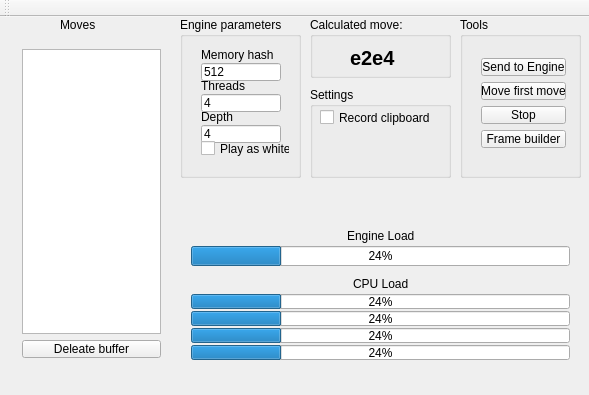
<?xml version="1.0" encoding="UTF-8"?>
<ui version="4.0">
 <class>chessCheat</class>
 <widget class="QMainWindow" name="chessCheat">
  <property name="geometry">
   <rect>
    <x>0</x>
    <y>0</y>
    <width>589</width>
    <height>395</height>
   </rect>
  </property>
  <property name="windowTitle">
   <string>chessCheat</string>
  </property>
  <widget class="QWidget" name="centralWidget">
   <widget class="QGroupBox" name="groupBox">
    <property name="geometry">
     <rect>
      <x>310</x>
      <y>0</y>
      <width>141</width>
      <height>61</height>
     </rect>
    </property>
    <property name="font">
     <font>
      <weight>50</weight>
      <bold>false</bold>
     </font>
    </property>
    <property name="title">
     <string>Calculated move:</string>
    </property>
    <widget class="QLabel" name="solutionLabel">
     <property name="geometry">
      <rect>
       <x>40</x>
       <y>30</y>
       <width>61</width>
       <height>21</height>
      </rect>
     </property>
     <property name="font">
      <font>
       <pointsize>15</pointsize>
       <weight>75</weight>
       <bold>true</bold>
      </font>
     </property>
     <property name="text">
      <string>e2e4</string>
     </property>
    </widget>
   </widget>
   <widget class="QGroupBox" name="groupBox_2">
    <property name="geometry">
     <rect>
      <x>180</x>
      <y>0</y>
      <width>121</width>
      <height>161</height>
     </rect>
    </property>
    <property name="font">
     <font>
      <weight>50</weight>
      <bold>false</bold>
     </font>
    </property>
    <property name="title">
     <string>Engine parameters</string>
    </property>
    <widget class="QWidget" name="layoutWidget">
     <property name="geometry">
      <rect>
       <x>10</x>
       <y>20</y>
       <width>111</width>
       <height>131</height>
      </rect>
     </property>
     <layout class="QVBoxLayout" name="verticalLayout_4">
      <property name="spacing">
       <number>1</number>
      </property>
      <item>
       <widget class="QLabel" name="label">
        <property name="font">
         <font>
          <weight>50</weight>
          <bold>false</bold>
         </font>
        </property>
        <property name="text">
         <string>Memory hash</string>
        </property>
       </widget>
      </item>
      <item>
       <widget class="QLineEdit" name="lEMemHash">
        <property name="minimumSize">
         <size>
          <width>80</width>
          <height>18</height>
         </size>
        </property>
        <property name="maximumSize">
         <size>
          <width>80</width>
          <height>18</height>
         </size>
        </property>
        <property name="text">
         <string>512</string>
        </property>
       </widget>
      </item>
      <item>
       <widget class="QLabel" name="label_6">
        <property name="font">
         <font>
          <weight>50</weight>
          <bold>false</bold>
         </font>
        </property>
        <property name="text">
         <string>Threads</string>
        </property>
       </widget>
      </item>
      <item>
       <widget class="QLineEdit" name="lEThreads">
        <property name="minimumSize">
         <size>
          <width>80</width>
          <height>18</height>
         </size>
        </property>
        <property name="maximumSize">
         <size>
          <width>80</width>
          <height>18</height>
         </size>
        </property>
        <property name="text">
         <string>4</string>
        </property>
       </widget>
      </item>
      <item>
       <widget class="QLabel" name="label_7">
        <property name="font">
         <font>
          <weight>50</weight>
          <bold>false</bold>
         </font>
        </property>
        <property name="text">
         <string>Depth</string>
        </property>
       </widget>
      </item>
      <item>
       <widget class="QLineEdit" name="lEDepth">
        <property name="minimumSize">
         <size>
          <width>80</width>
          <height>18</height>
         </size>
        </property>
        <property name="maximumSize">
         <size>
          <width>80</width>
          <height>18</height>
         </size>
        </property>
        <property name="text">
         <string>4</string>
        </property>
       </widget>
      </item>
      <item>
       <widget class="QCheckBox" name="checkBox_white">
        <property name="text">
         <string>Play as white</string>
        </property>
       </widget>
      </item>
     </layout>
    </widget>
   </widget>
   <widget class="QLabel" name="label_3">
    <property name="geometry">
     <rect>
      <x>60</x>
      <y>0</y>
      <width>57</width>
      <height>15</height>
     </rect>
    </property>
    <property name="text">
     <string>Moves</string>
    </property>
   </widget>
   <widget class="QWidget" name="layoutWidget">
    <property name="geometry">
     <rect>
      <x>180</x>
      <y>200</y>
      <width>401</width>
      <height>153</height>
     </rect>
    </property>
    <layout class="QVBoxLayout" name="verticalLayout">
     <property name="spacing">
      <number>2</number>
     </property>
     <item>
      <layout class="QHBoxLayout" name="horizontalLayout_2">
       <item>
        <spacer name="horizontalSpacer_3">
         <property name="orientation">
          <enum>Qt::Horizontal</enum>
         </property>
         <property name="sizeHint" stdset="0">
          <size>
           <width>40</width>
           <height>20</height>
          </size>
         </property>
        </spacer>
       </item>
       <item>
        <widget class="QLabel" name="label_5">
         <property name="text">
          <string>Engine Load</string>
         </property>
        </widget>
       </item>
       <item>
        <spacer name="horizontalSpacer_4">
         <property name="orientation">
          <enum>Qt::Horizontal</enum>
         </property>
         <property name="sizeHint" stdset="0">
          <size>
           <width>40</width>
           <height>20</height>
          </size>
         </property>
        </spacer>
       </item>
      </layout>
     </item>
     <item>
      <widget class="QProgressBar" name="pBarEngLoad">
       <property name="minimumSize">
        <size>
         <width>0</width>
         <height>20</height>
        </size>
       </property>
       <property name="maximumSize">
        <size>
         <width>16777215</width>
         <height>20</height>
        </size>
       </property>
       <property name="value">
        <number>24</number>
       </property>
      </widget>
     </item>
     <item>
      <spacer name="verticalSpacer">
       <property name="orientation">
        <enum>Qt::Vertical</enum>
       </property>
       <property name="sizeType">
        <enum>QSizePolicy::Fixed</enum>
       </property>
       <property name="sizeHint" stdset="0">
        <size>
         <width>20</width>
         <height>13</height>
        </size>
       </property>
      </spacer>
     </item>
     <item>
      <layout class="QHBoxLayout" name="horizontalLayout">
       <item>
        <spacer name="horizontalSpacer_2">
         <property name="orientation">
          <enum>Qt::Horizontal</enum>
         </property>
         <property name="sizeHint" stdset="0">
          <size>
           <width>40</width>
           <height>20</height>
          </size>
         </property>
        </spacer>
       </item>
       <item>
        <widget class="QLabel" name="label_4">
         <property name="text">
          <string>CPU Load</string>
         </property>
        </widget>
       </item>
       <item>
        <spacer name="horizontalSpacer">
         <property name="orientation">
          <enum>Qt::Horizontal</enum>
         </property>
         <property name="sizeHint" stdset="0">
          <size>
           <width>40</width>
           <height>20</height>
          </size>
         </property>
        </spacer>
       </item>
      </layout>
     </item>
     <item>
      <widget class="QProgressBar" name="pBarCpu_1">
       <property name="minimumSize">
        <size>
         <width>0</width>
         <height>15</height>
        </size>
       </property>
       <property name="maximumSize">
        <size>
         <width>16777215</width>
         <height>15</height>
        </size>
       </property>
       <property name="value">
        <number>24</number>
       </property>
      </widget>
     </item>
     <item>
      <widget class="QProgressBar" name="pBarCpu_2">
       <property name="minimumSize">
        <size>
         <width>0</width>
         <height>15</height>
        </size>
       </property>
       <property name="maximumSize">
        <size>
         <width>16777215</width>
         <height>15</height>
        </size>
       </property>
       <property name="value">
        <number>24</number>
       </property>
      </widget>
     </item>
     <item>
      <widget class="QProgressBar" name="pBarCpu_3">
       <property name="minimumSize">
        <size>
         <width>0</width>
         <height>15</height>
        </size>
       </property>
       <property name="maximumSize">
        <size>
         <width>16777215</width>
         <height>15</height>
        </size>
       </property>
       <property name="value">
        <number>24</number>
       </property>
      </widget>
     </item>
     <item>
      <widget class="QProgressBar" name="pBarCpu_4">
       <property name="minimumSize">
        <size>
         <width>0</width>
         <height>15</height>
        </size>
       </property>
       <property name="maximumSize">
        <size>
         <width>16777215</width>
         <height>15</height>
        </size>
       </property>
       <property name="value">
        <number>24</number>
       </property>
      </widget>
     </item>
    </layout>
   </widget>
   <widget class="QWidget" name="layoutWidget">
    <property name="geometry">
     <rect>
      <x>11</x>
      <y>21</y>
      <width>161</width>
      <height>331</height>
     </rect>
    </property>
    <layout class="QVBoxLayout" name="verticalLayout_3">
     <item>
      <widget class="QPlainTextEdit" name="plainTextEdit_movesArena"/>
     </item>
     <item>
      <widget class="QPushButton" name="pushButton_delBuf">
       <property name="maximumSize">
        <size>
         <width>16777215</width>
         <height>18</height>
        </size>
       </property>
       <property name="text">
        <string>Deleate buffer</string>
       </property>
      </widget>
     </item>
    </layout>
   </widget>
   <widget class="QGroupBox" name="groupBox_3">
    <property name="geometry">
     <rect>
      <x>460</x>
      <y>0</y>
      <width>121</width>
      <height>161</height>
     </rect>
    </property>
    <property name="title">
     <string>Tools</string>
    </property>
    <widget class="QWidget" name="layoutWidget">
     <property name="geometry">
      <rect>
       <x>10</x>
       <y>30</y>
       <width>107</width>
       <height>112</height>
      </rect>
     </property>
     <layout class="QVBoxLayout" name="verticalLayout_2">
      <item>
       <widget class="QPushButton" name="pushButton_sendToEngine">
        <property name="text">
         <string>Send to Engine</string>
        </property>
       </widget>
      </item>
      <item>
       <widget class="QPushButton" name="pushButton_moveFirMove">
        <property name="text">
         <string>Move first move</string>
        </property>
       </widget>
      </item>
      <item>
       <widget class="QPushButton" name="pushButton_stopSim">
        <property name="text">
         <string>Stop</string>
        </property>
       </widget>
      </item>
      <item>
       <widget class="QPushButton" name="pushButton_settings">
        <property name="text">
         <string>Frame builder</string>
        </property>
       </widget>
      </item>
     </layout>
    </widget>
   </widget>
   <widget class="QGroupBox" name="groupBox_4">
    <property name="geometry">
     <rect>
      <x>310</x>
      <y>70</y>
      <width>141</width>
      <height>91</height>
     </rect>
    </property>
    <property name="title">
     <string>Settings</string>
    </property>
    <widget class="QCheckBox" name="checkBox_recordClipb">
     <property name="geometry">
      <rect>
       <x>10</x>
       <y>20</y>
       <width>121</width>
       <height>21</height>
      </rect>
     </property>
     <property name="text">
      <string>Record clipboard</string>
     </property>
    </widget>
   </widget>
  </widget>
  <widget class="QMenuBar" name="menuBar">
   <property name="geometry">
    <rect>
     <x>0</x>
     <y>0</y>
     <width>589</width>
     <height>20</height>
    </rect>
   </property>
  </widget>
  <widget class="QToolBar" name="mainToolBar">
   <attribute name="toolBarArea">
    <enum>TopToolBarArea</enum>
   </attribute>
   <attribute name="toolBarBreak">
    <bool>false</bool>
   </attribute>
  </widget>
 </widget>
 <layoutdefault spacing="6" margin="11"/>
 <resources/>
 <connections/>
</ui>
